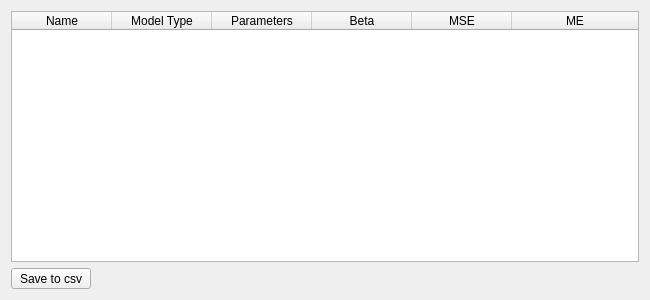
<?xml version="1.0" encoding="UTF-8"?>
<ui version="4.0">
 <class>Table</class>
 <widget class="QWidget" name="Table">
  <property name="geometry">
   <rect>
    <x>0</x>
    <y>0</y>
    <width>650</width>
    <height>300</height>
   </rect>
  </property>
  <property name="minimumSize">
   <size>
    <width>650</width>
    <height>300</height>
   </size>
  </property>
  <property name="windowTitle">
   <string>Form</string>
  </property>
  <layout class="QGridLayout" name="gridLayout">
   <item row="0" column="0">
    <widget class="QTableWidget" name="tableWidget">
     <property name="minimumSize">
      <size>
       <width>110</width>
       <height>80</height>
      </size>
     </property>
     <property name="sizeAdjustPolicy">
      <enum>QAbstractScrollArea::AdjustToContents</enum>
     </property>
     <attribute name="horizontalHeaderDefaultSectionSize">
      <number>100</number>
     </attribute>
     <attribute name="horizontalHeaderStretchLastSection">
      <bool>true</bool>
     </attribute>
     <column>
      <property name="text">
       <string>Name</string>
      </property>
     </column>
     <column>
      <property name="text">
       <string>Model Type</string>
      </property>
     </column>
     <column>
      <property name="text">
       <string>Parameters</string>
      </property>
     </column>
     <column>
      <property name="text">
       <string>Beta</string>
      </property>
     </column>
     <column>
      <property name="text">
       <string>MSE</string>
      </property>
     </column>
     <column>
      <property name="text">
       <string>ME</string>
      </property>
     </column>
    </widget>
   </item>
   <item row="1" column="0">
    <widget class="QToolButton" name="saveButton">
     <property name="minimumSize">
      <size>
       <width>80</width>
       <height>0</height>
      </size>
     </property>
     <property name="maximumSize">
      <size>
       <width>80</width>
       <height>60</height>
      </size>
     </property>
     <property name="text">
      <string>Save to csv</string>
     </property>
    </widget>
   </item>
  </layout>
 </widget>
 <resources/>
 <connections/>
</ui>
